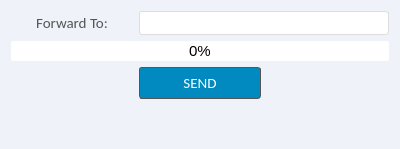
<?xml version="1.0" encoding="UTF-8"?>
<ui version="4.0">
 <class>Dialog</class>
 <widget class="QDialog" name="Dialog">
  <property name="geometry">
   <rect>
    <x>0</x>
    <y>0</y>
    <width>400</width>
    <height>149</height>
   </rect>
  </property>
  <property name="windowTitle">
   <string>GMonster</string>
  </property>
  <property name="styleSheet">
   <string notr="true">QLineEdit{
    border:  1px solid #777;
    border-radius: 3px;
}

QWidget{
    background: #eff2f8;
}</string>
  </property>
  <layout class="QGridLayout" name="gridLayout">
   <item row="0" column="0">
    <widget class="QLabel" name="label_linedit">
     <property name="font">
      <font>
       <family>Calibri</family>
       <pointsize>11</pointsize>
      </font>
     </property>
     <property name="styleSheet">
      <string notr="true">QLabel {
    color: #555
}</string>
     </property>
     <property name="text">
      <string>Forward To:</string>
     </property>
     <property name="alignment">
      <set>Qt::AlignCenter</set>
     </property>
    </widget>
   </item>
   <item row="0" column="1" colspan="2">
    <widget class="QLineEdit" name="lineEdit_email">
     <property name="minimumSize">
      <size>
       <width>0</width>
       <height>0</height>
      </size>
     </property>
     <property name="font">
      <font>
       <family>Calibri</family>
       <pointsize>11</pointsize>
      </font>
     </property>
     <property name="styleSheet">
      <string notr="true">QLineEdit{
    border: 1px solid #ddd;
    border-radius: 3px;
    background: #fff;
}</string>
     </property>
     <property name="frame">
      <bool>false</bool>
     </property>
     <property name="alignment">
      <set>Qt::AlignCenter</set>
     </property>
     <property name="clearButtonEnabled">
      <bool>true</bool>
     </property>
    </widget>
   </item>
   <item row="2" column="1">
    <widget class="QPushButton" name="pushButton_send">
     <property name="font">
      <font>
       <family>Calibri</family>
       <pointsize>11</pointsize>
      </font>
     </property>
     <property name="styleSheet">
      <string notr="true">QPushButton {
    border: 1px solid #555;
    border-radius: 3px;
    border-style: Solid;
    background: rgba(0, 138, 191);
    padding: 5px 28px;
    color: rgb(255, 255, 255);
    }

QPushButton:hover {
    background: rgba(0, 138, 191, 0.6);
    opacity: 0.2
    }

QPushButton:pressed {
    border-style: inset;
    background: rgb(0, 138, 191);
    }</string>
     </property>
     <property name="text">
      <string>SEND</string>
     </property>
    </widget>
   </item>
   <item row="3" column="0" colspan="3">
    <widget class="QLabel" name="label_status">
     <property name="font">
      <font>
       <family>Arial</family>
       <pointsize>10</pointsize>
      </font>
     </property>
     <property name="styleSheet">
      <string notr="true">QWidget{
    background: #eff2f8;
}</string>
     </property>
     <property name="text">
      <string/>
     </property>
     <property name="alignment">
      <set>Qt::AlignCenter</set>
     </property>
    </widget>
   </item>
   <item row="1" column="0" colspan="3">
    <widget class="QProgressBar" name="progressBar">
     <property name="font">
      <font>
       <pointsize>11</pointsize>
      </font>
     </property>
     <property name="styleSheet">
      <string notr="true">/* Base style for the progress bar */
QProgressBar {
    border: none;                   /* Remove border */
    border-radius: 2px;            /* Rounded corners */
    background-color: #fff;      /* Light gray background */
    text-align: center;             /* Center the text */
    color: #000;  
    height: 2px;  
}

/* Style for the progress chunk (filled part) */
QProgressBar::chunk {
    background-color: #3366FF;      /* Blue color for the progress */
    border-radius: 2px;            /* Match rounded corners */
}</string>
     </property>
     <property name="value">
      <number>0</number>
     </property>
    </widget>
   </item>
  </layout>
 </widget>
 <resources/>
 <connections/>
</ui>
